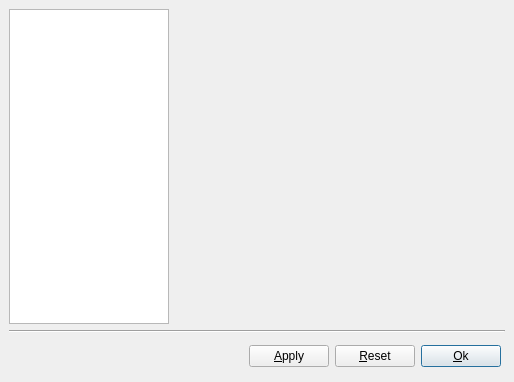
<?xml version="1.0" encoding="UTF-8"?>
<ui version="4.0">
 <class>qtCMBOptionsFrame</class>
 <widget class="QDialog" name="qtCMBOptionsFrame">
  <property name="geometry">
   <rect>
    <x>0</x>
    <y>0</y>
    <width>514</width>
    <height>382</height>
   </rect>
  </property>
  <property name="windowTitle">
   <string>Options</string>
  </property>
  <layout class="QGridLayout">
   <property name="margin">
    <number>9</number>
   </property>
   <property name="spacing">
    <number>6</number>
   </property>
   <item row="2" column="0" colspan="2">
    <layout class="QHBoxLayout">
     <property name="spacing">
      <number>6</number>
     </property>
     <property name="margin">
      <number>4</number>
     </property>
     <item>
      <spacer>
       <property name="orientation">
        <enum>Qt::Horizontal</enum>
       </property>
       <property name="sizeHint" stdset="0">
        <size>
         <width>0</width>
         <height>26</height>
        </size>
       </property>
      </spacer>
     </item>
     <item>
      <widget class="QPushButton" name="ApplyButton">
       <property name="text">
        <string>&amp;Apply</string>
       </property>
      </widget>
     </item>
     <item>
      <widget class="QPushButton" name="ResetButton">
       <property name="text">
        <string>&amp;Reset</string>
       </property>
      </widget>
     </item>
     <item>
      <widget class="QPushButton" name="CloseButton">
       <property name="text">
        <string>&amp;Ok</string>
       </property>
       <property name="default">
        <bool>true</bool>
       </property>
      </widget>
     </item>
    </layout>
   </item>
   <item row="0" column="1">
    <widget class="QStackedWidget" name="Stack">
     <property name="currentIndex">
      <number>0</number>
     </property>
     <widget class="QWidget" name="BlankPage"/>
    </widget>
   </item>
   <item row="0" column="0">
    <widget class="QTreeView" name="PageNames">
     <property name="sizePolicy">
      <sizepolicy hsizetype="Fixed" vsizetype="Expanding">
       <horstretch>0</horstretch>
       <verstretch>0</verstretch>
      </sizepolicy>
     </property>
     <property name="minimumSize">
      <size>
       <width>160</width>
       <height>0</height>
      </size>
     </property>
     <property name="maximumSize">
      <size>
       <width>160</width>
       <height>16777215</height>
      </size>
     </property>
     <property name="whatsThis">
      <string>Select a category to show the options for that category.</string>
     </property>
    </widget>
   </item>
   <item row="1" column="0" colspan="2">
    <widget class="QFrame" name="Separator">
     <property name="frameShape">
      <enum>QFrame::HLine</enum>
     </property>
     <property name="frameShadow">
      <enum>QFrame::Sunken</enum>
     </property>
    </widget>
   </item>
  </layout>
 </widget>
 <tabstops>
  <tabstop>CloseButton</tabstop>
  <tabstop>PageNames</tabstop>
  <tabstop>ApplyButton</tabstop>
  <tabstop>ResetButton</tabstop>
 </tabstops>
 <resources/>
 <connections/>
</ui>
